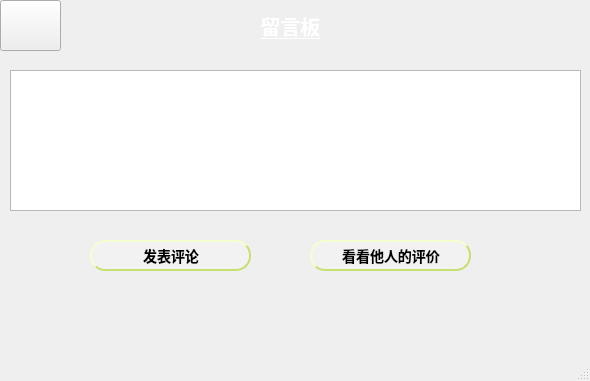
<?xml version="1.0" encoding="UTF-8"?>
<ui version="4.0">
 <class>MainWindow6</class>
 <widget class="QMainWindow" name="MainWindow6">
  <property name="geometry">
   <rect>
    <x>0</x>
    <y>0</y>
    <width>590</width>
    <height>381</height>
   </rect>
  </property>
  <property name="windowTitle">
   <string>MainWindow</string>
  </property>
  <property name="styleSheet">
   <string notr="true">
 background-color: qlineargradient(x1:0, y1:0, x2:1, y2:1,
stop:0 #ffffff,stop:1 #ffffff);</string>
  </property>
  <widget class="QWidget" name="centralwidget">
   <widget class="QLabel" name="label">
    <property name="geometry">
     <rect>
      <x>-20</x>
      <y>0</y>
      <width>621</width>
      <height>51</height>
     </rect>
    </property>
    <property name="font">
     <font>
      <pointsize>15</pointsize>
      <weight>75</weight>
      <bold>true</bold>
      <underline>true</underline>
     </font>
    </property>
    <property name="styleSheet">
     <string notr="true">
 background-color: qlineargradient(x1:0, y1:0, x2:1, y2:1,
stop:0 #91c46c,stop:1#91c46c);
 
color: white; </string>
    </property>
    <property name="text">
     <string>留言板</string>
    </property>
    <property name="alignment">
     <set>Qt::AlignCenter</set>
    </property>
   </widget>
   <widget class="QPushButton" name="pushButton">
    <property name="geometry">
     <rect>
      <x>90</x>
      <y>240</y>
      <width>161</width>
      <height>31</height>
     </rect>
    </property>
    <property name="styleSheet">
     <string notr="true">QPushButton:hover {
background-color: #91c46c;

}

QPushButton {
background-color: #ffffff;
color: #ffffff;
color: black;
                    /* 文字颜色 */
background-color: #f2f2f2;       /* 背景色 */
border-style: outset;            /* 边框风格 */
border-width: 2px;               /* 边框宽度 */
border-radius: 5px;              /* 边框圆角 */
border-color: #c6e070;           /* 边框颜色 */
font: bold 14px;                 /* 字体 */
min-width: 2em;                  /* 控件最小宽度 */
min-height: 2px;                 /* 控件最小高度 */
font-family: 宋体;            /* 字库 */
padding: 5px;                    /* 内边距 */
padding-left:6px;                /* 文字横向偏移 */
padding-top:6px;                 /* 文字纵向偏移 */
border-radius:15px
}
QPushButton:pressed {
background-color: #287d7d;
}
</string>
    </property>
    <property name="text">
     <string>发表评论</string>
    </property>
   </widget>
   <widget class="QPushButton" name="pushButton_2">
    <property name="geometry">
     <rect>
      <x>0</x>
      <y>0</y>
      <width>61</width>
      <height>51</height>
     </rect>
    </property>
    <property name="styleSheet">
     <string notr="true">QPushButton{
border-image: url(:/pic/10.png);


 background-color: qlineargradient(x1:0, y1:0, x2:1, y2:1,
stop:0 #91c46c,stop:1#91c46c);
 
}
QPushButton:pressed {
background-color: #287d7d;
}

 </string>
    </property>
    <property name="text">
     <string/>
    </property>
   </widget>
   <widget class="QLabel" name="label_2">
    <property name="geometry">
     <rect>
      <x>-10</x>
      <y>310</y>
      <width>191</width>
      <height>31</height>
     </rect>
    </property>
    <property name="styleSheet">
     <string notr="true">
 background-color: qlineargradient(x1:0, y1:0, x2:1, y2:1,
stop:0 #f2f2f2,stop:1 #f2f2f2);
 </string>
    </property>
    <property name="text">
     <string/>
    </property>
   </widget>
   <widget class="QLabel" name="label_5">
    <property name="geometry">
     <rect>
      <x>350</x>
      <y>310</y>
      <width>191</width>
      <height>31</height>
     </rect>
    </property>
    <property name="styleSheet">
     <string notr="true">
 background-color: qlineargradient(x1:0, y1:0, x2:1, y2:1,
stop:0 #1c344c,stop:1#1c344c);
 </string>
    </property>
    <property name="text">
     <string/>
    </property>
   </widget>
   <widget class="QLabel" name="label_4">
    <property name="geometry">
     <rect>
      <x>280</x>
      <y>310</y>
      <width>171</width>
      <height>31</height>
     </rect>
    </property>
    <property name="styleSheet">
     <string notr="true">
 background-color: qlineargradient(x1:0, y1:0, x2:1, y2:1,
stop:0 #91c46c,stop:1#91c46c);
 </string>
    </property>
    <property name="text">
     <string/>
    </property>
   </widget>
   <widget class="QLabel" name="label_6">
    <property name="geometry">
     <rect>
      <x>540</x>
      <y>310</y>
      <width>71</width>
      <height>31</height>
     </rect>
    </property>
    <property name="styleSheet">
     <string notr="true">
 background-color: qlineargradient(x1:0, y1:0, x2:1, y2:1,
stop:0 #287d7d,stop:1#287d7d);
 </string>
    </property>
    <property name="text">
     <string/>
    </property>
   </widget>
   <widget class="QLabel" name="label_3">
    <property name="geometry">
     <rect>
      <x>180</x>
      <y>310</y>
      <width>181</width>
      <height>31</height>
     </rect>
    </property>
    <property name="styleSheet">
     <string notr="true">
 background-color: qlineargradient(x1:0, y1:0, x2:1, y2:1,
stop:0 #c6e070,stop:1#c6e070);
 </string>
    </property>
    <property name="text">
     <string/>
    </property>
   </widget>
   <widget class="QPushButton" name="pushButton_3">
    <property name="geometry">
     <rect>
      <x>310</x>
      <y>240</y>
      <width>161</width>
      <height>31</height>
     </rect>
    </property>
    <property name="styleSheet">
     <string notr="true">QPushButton:hover {
background-color: #91c46c;

}

QPushButton {
background-color: #ffffff;
color: #ffffff;
color: black;
                    /* 文字颜色 */
background-color: #f2f2f2;       /* 背景色 */
border-style: outset;            /* 边框风格 */
border-width: 2px;               /* 边框宽度 */
border-radius: 5px;              /* 边框圆角 */
border-color: #c6e070;           /* 边框颜色 */
font: bold 14px;                 /* 字体 */
min-width: 2em;                  /* 控件最小宽度 */
min-height: 2px;                 /* 控件最小高度 */
font-family: 宋体;            /* 字库 */
padding: 5px;                    /* 内边距 */
padding-left:6px;                /* 文字横向偏移 */
padding-top:6px;                 /* 文字纵向偏移 */
border-radius:15px
}
QPushButton:pressed {
background-color: #287d7d;
}
</string>
    </property>
    <property name="text">
     <string>看看他人的评价</string>
    </property>
   </widget>
   <widget class="QTextEdit" name="textEdit">
    <property name="geometry">
     <rect>
      <x>10</x>
      <y>70</y>
      <width>571</width>
      <height>141</height>
     </rect>
    </property>
   </widget>
  </widget>
  <widget class="QMenuBar" name="menubar">
   <property name="geometry">
    <rect>
     <x>0</x>
     <y>0</y>
     <width>590</width>
     <height>21</height>
    </rect>
   </property>
  </widget>
  <widget class="QStatusBar" name="statusbar"/>
 </widget>
 <resources/>
 <connections/>
</ui>
